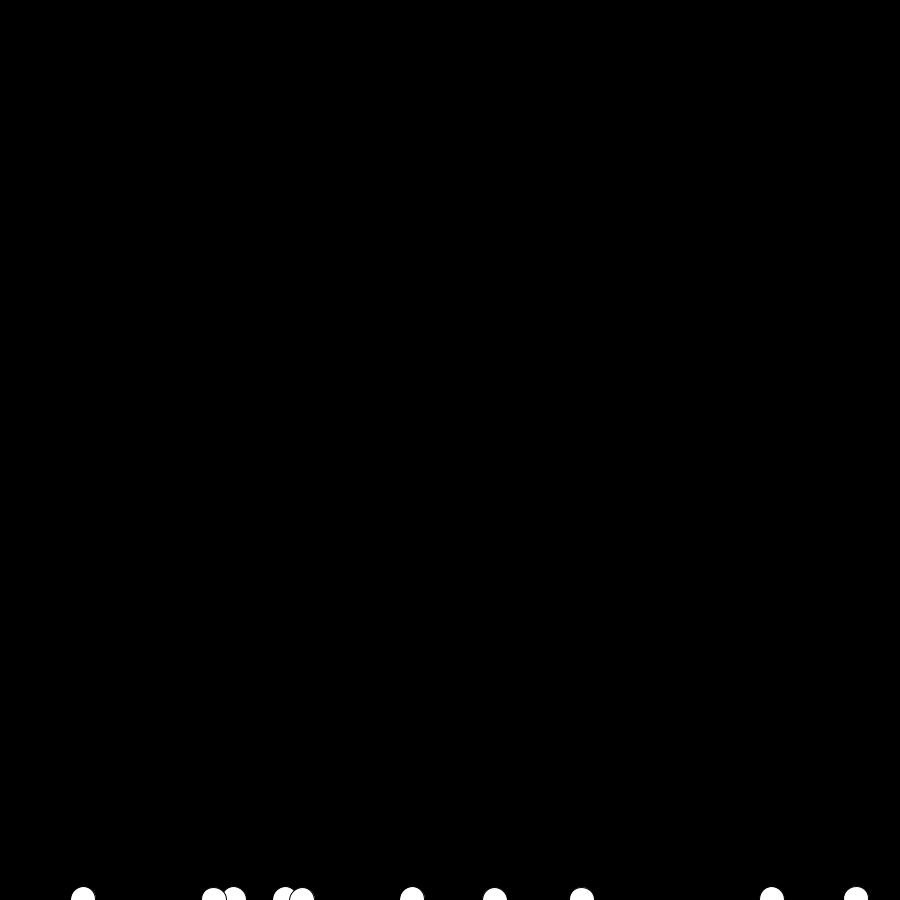
Frame 1 (no input)
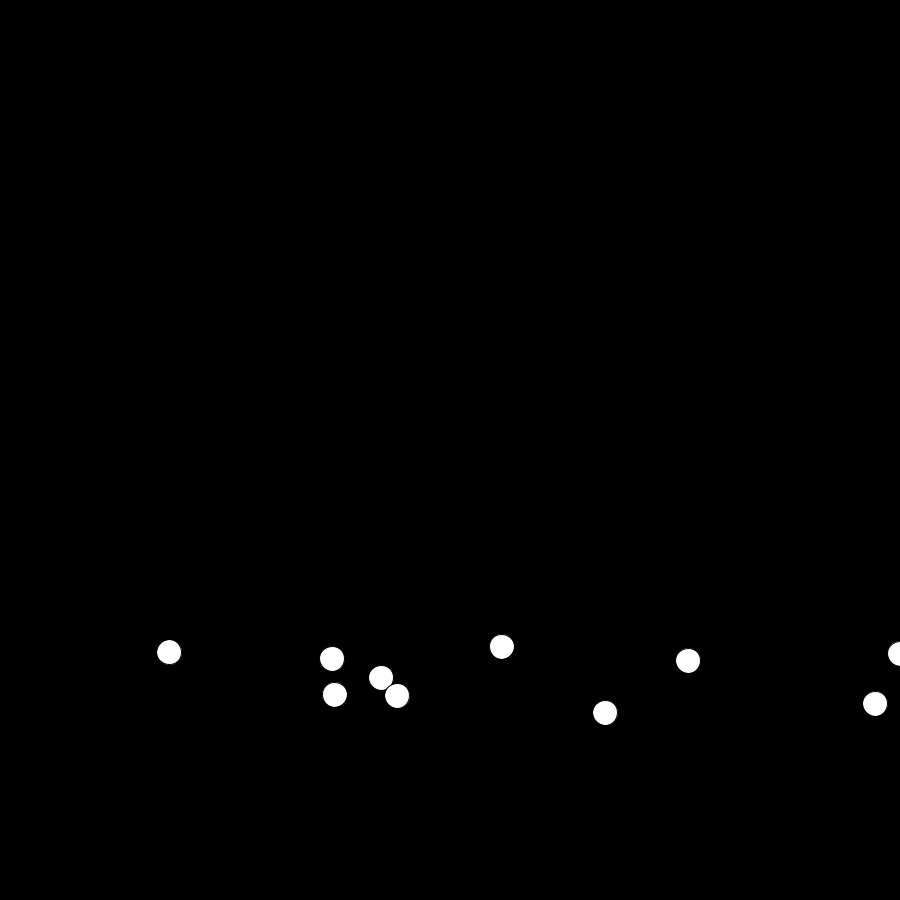
Frame 60 (the mouse pressed at the canvas centre just before this capture)
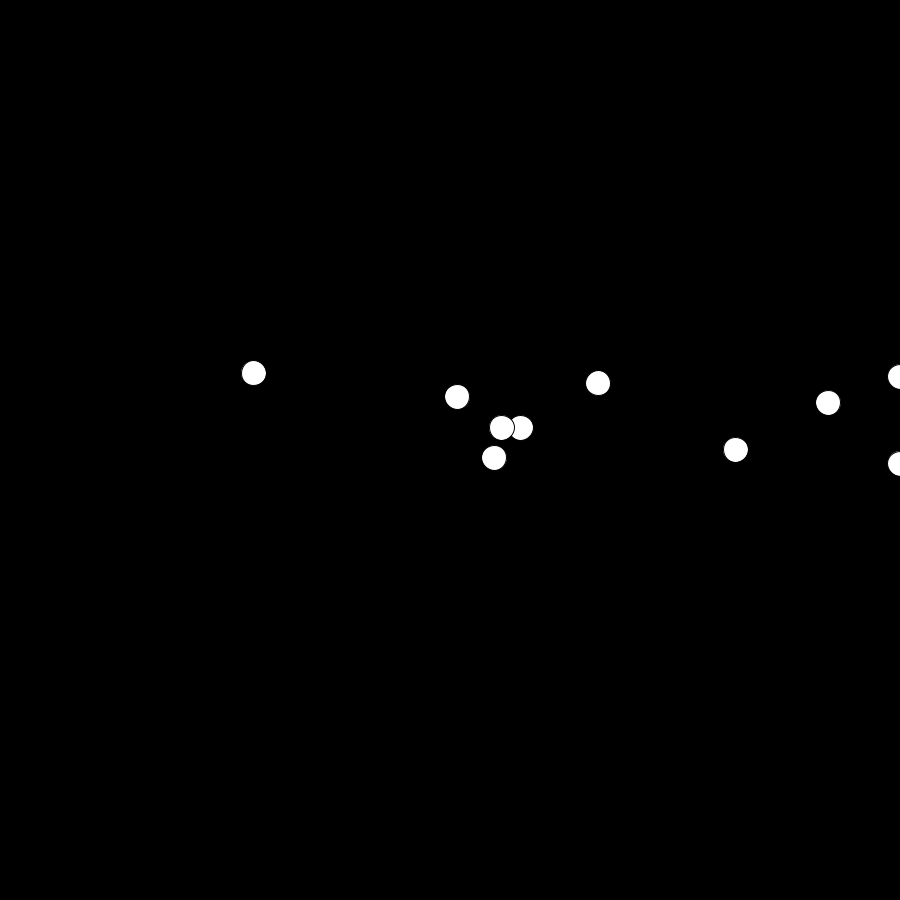
Frame 120 (the mouse held since frame 60 and released just before this capture)

The Processing sketch that drew these frames (run headless with seeded random() and noise(); from frame 60 on, the mouse is pressed at the canvas centre):

// Processing sketch: HeliumBaloon
// ── HeliumBaloon.pde
class Balloon{
  PVector location, velocity, acceleration;
  
  Balloon(){
    location = new PVector(random(width), height); //<>//
    velocity = new PVector(0, 0);
    acceleration = new PVector(0, 0);
  }
  
  void update(){
    if(location.y > 0){
      PVector top = new PVector(location.x, 0);
      PVector thrust = PVector.sub(top, location);
      thrust.setMag(random(0, 0.5));
      acceleration.add(thrust);
      
      PVector wind = new PVector(random(0, 0.2), random(-0.8, 0.8));
      acceleration.add(wind);
      
      velocity.add(acceleration);
      velocity.limit(5);
      location.add(velocity);
    }
    acceleration.mult(0);
  }
  
  void checkEdges(){
    if(location.x < 0) location.x = 0;
    else if(location.x > width) location.x = width;
    if(location.y < 0) location.y = 0;
    else if(location.y > height) location.y = height;
  }
  
  void display(){ //<>//
    fill(255);
    ellipse(location.x, location.y, 25, 25);
  }
}

Balloon[] balloons = new Balloon[10];

void initializeBalloons(){
  for(int i=0; i<balloons.length; i++){
    balloons[i] = new Balloon();
  }
}

void setup(){
  size(900, 900);
  initializeBalloons();
}

void draw(){
  background(0);
  for(int i=0; i<balloons.length; i++){
    balloons[i].update();
    balloons[i].checkEdges();
    balloons[i].display();
  }
}

void mouseClicked() {
 initializeBalloons();
}
